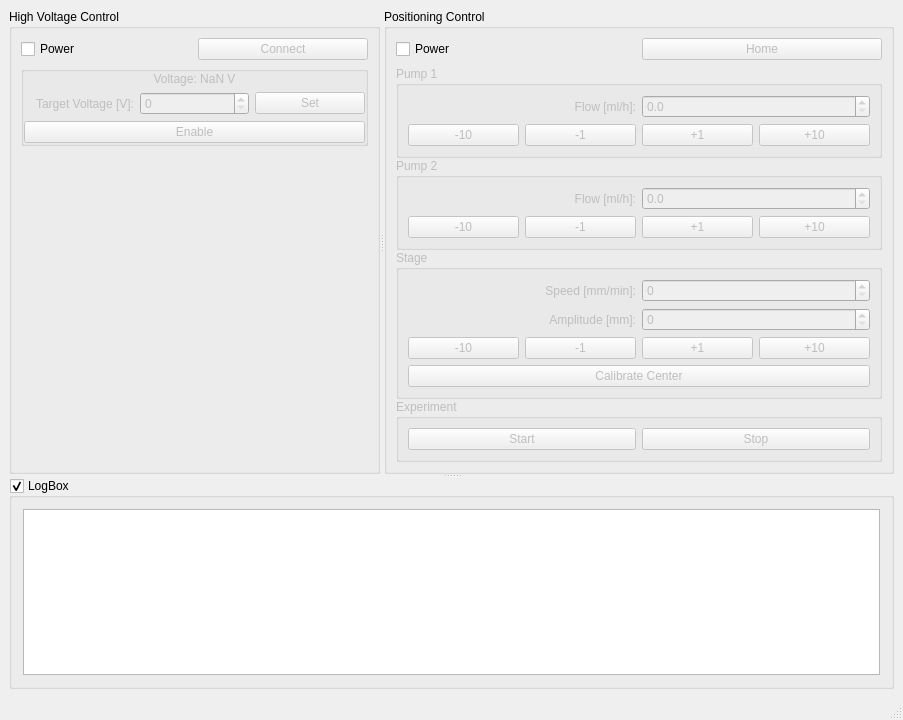
<?xml version="1.0" encoding="UTF-8"?>
<ui version="4.0">
 <class>MainWindow</class>
 <widget class="QMainWindow" name="MainWindow">
  <property name="geometry">
   <rect>
    <x>0</x>
    <y>0</y>
    <width>903</width>
    <height>720</height>
   </rect>
  </property>
  <property name="windowTitle">
   <string>MainWindow</string>
  </property>
  <widget class="QWidget" name="centralwidget">
   <layout class="QVBoxLayout" name="verticalLayout">
    <item>
     <widget class="QSplitter" name="log_box_splitter">
      <property name="orientation">
       <enum>Qt::Orientation::Vertical</enum>
      </property>
      <widget class="QWidget" name="main_widget" native="true">
       <layout class="QHBoxLayout" name="horizontalLayout">
        <property name="spacing">
         <number>7</number>
        </property>
        <property name="leftMargin">
         <number>0</number>
        </property>
        <property name="topMargin">
         <number>0</number>
        </property>
        <property name="rightMargin">
         <number>0</number>
        </property>
        <property name="bottomMargin">
         <number>0</number>
        </property>
        <item>
         <widget class="QSplitter" name="main_widget_splitter">
          <property name="orientation">
           <enum>Qt::Orientation::Horizontal</enum>
          </property>
          <widget class="QGroupBox" name="HV_groupBox">
           <property name="sizePolicy">
            <sizepolicy hsizetype="Minimum" vsizetype="Preferred">
             <horstretch>0</horstretch>
             <verstretch>0</verstretch>
            </sizepolicy>
           </property>
           <property name="title">
            <string>High Voltage Control</string>
           </property>
           <layout class="QGridLayout" name="gridLayout">
            <item row="2" column="1">
             <widget class="QPushButton" name="HV_connect_pushButton">
              <property name="enabled">
               <bool>false</bool>
              </property>
              <property name="text">
               <string>Connect</string>
              </property>
             </widget>
            </item>
            <item row="2" column="0">
             <widget class="QCheckBox" name="HV_power_checkBox">
              <property name="text">
               <string>Power</string>
              </property>
             </widget>
            </item>
            <item row="4" column="0" colspan="2">
             <spacer name="HV_verticalSpacer">
              <property name="orientation">
               <enum>Qt::Orientation::Vertical</enum>
              </property>
              <property name="sizeHint" stdset="0">
               <size>
                <width>20</width>
                <height>40</height>
               </size>
              </property>
             </spacer>
            </item>
            <item row="3" column="0" colspan="2">
             <widget class="QGroupBox" name="HV_connected_groupBox">
              <property name="enabled">
               <bool>false</bool>
              </property>
              <layout class="QGridLayout" name="gridLayout_2">
               <property name="leftMargin">
                <number>0</number>
               </property>
               <property name="topMargin">
                <number>0</number>
               </property>
               <property name="rightMargin">
                <number>0</number>
               </property>
               <property name="bottomMargin">
                <number>0</number>
               </property>
               <property name="spacing">
                <number>6</number>
               </property>
               <item row="0" column="0" colspan="3">
                <widget class="QLabel" name="HV_live_voltage_label">
                 <property name="styleSheet">
                  <string notr="true">font: 24pt &quot;Segoe UI&quot;;</string>
                 </property>
                 <property name="text">
                  <string>Voltage: NaN V</string>
                 </property>
                 <property name="textFormat">
                  <enum>Qt::TextFormat::PlainText</enum>
                 </property>
                 <property name="alignment">
                  <set>Qt::AlignmentFlag::AlignCenter</set>
                 </property>
                </widget>
               </item>
               <item row="1" column="0">
                <widget class="QLabel" name="HV_target_voltage_label">
                 <property name="text">
                  <string>Target Voltage [V]:</string>
                 </property>
                 <property name="alignment">
                  <set>Qt::AlignmentFlag::AlignRight|Qt::AlignmentFlag::AlignTrailing|Qt::AlignmentFlag::AlignVCenter</set>
                 </property>
                </widget>
               </item>
               <item row="1" column="1">
                <widget class="QSpinBox" name="spinBox">
                 <property name="maximum">
                  <number>30000</number>
                 </property>
                 <property name="singleStep">
                  <number>1000</number>
                 </property>
                </widget>
               </item>
               <item row="1" column="2">
                <widget class="QPushButton" name="HV_set_target_voltage_pushButton">
                 <property name="text">
                  <string>Set</string>
                 </property>
                </widget>
               </item>
               <item row="2" column="0" colspan="3">
                <widget class="QPushButton" name="HV_enable_pushButton">
                 <property name="text">
                  <string>Enable</string>
                 </property>
                </widget>
               </item>
              </layout>
             </widget>
            </item>
           </layout>
          </widget>
          <widget class="QGroupBox" name="positioning_groupBox">
           <property name="sizePolicy">
            <sizepolicy hsizetype="Expanding" vsizetype="Preferred">
             <horstretch>0</horstretch>
             <verstretch>0</verstretch>
            </sizepolicy>
           </property>
           <property name="title">
            <string>Positioning Control</string>
           </property>
           <layout class="QGridLayout" name="gridLayout_3">
            <item row="1" column="0" colspan="2">
             <widget class="QWidget" name="positioning_homing_done_widget" native="true">
              <property name="enabled">
               <bool>false</bool>
              </property>
              <layout class="QVBoxLayout" name="verticalLayout_3">
               <property name="spacing">
                <number>0</number>
               </property>
               <property name="leftMargin">
                <number>0</number>
               </property>
               <property name="topMargin">
                <number>0</number>
               </property>
               <property name="rightMargin">
                <number>0</number>
               </property>
               <property name="bottomMargin">
                <number>0</number>
               </property>
               <item>
                <widget class="QWidget" name="positioning_experimen_running_widget" native="true">
                 <layout class="QVBoxLayout" name="verticalLayout_4">
                  <property name="spacing">
                   <number>0</number>
                  </property>
                  <property name="leftMargin">
                   <number>0</number>
                  </property>
                  <property name="topMargin">
                   <number>0</number>
                  </property>
                  <property name="rightMargin">
                   <number>0</number>
                  </property>
                  <property name="bottomMargin">
                   <number>0</number>
                  </property>
                  <item>
                   <widget class="QGroupBox" name="positioning_pump_1_groupBox">
                    <property name="title">
                     <string>Pump 1</string>
                    </property>
                    <layout class="QGridLayout" name="gridLayout_4">
                     <item row="1" column="3">
                      <widget class="QPushButton" name="positioning_pump_1_move_forward_10_pushButton">
                       <property name="text">
                        <string>+10</string>
                       </property>
                      </widget>
                     </item>
                     <item row="1" column="1">
                      <widget class="QPushButton" name="positioning_pump_1_move_back_1_pushButton">
                       <property name="text">
                        <string>-1</string>
                       </property>
                      </widget>
                     </item>
                     <item row="0" column="0" colspan="2">
                      <widget class="QLabel" name="positioning_pump_1_flow_label">
                       <property name="text">
                        <string>Flow [ml/h]:</string>
                       </property>
                       <property name="alignment">
                        <set>Qt::AlignmentFlag::AlignRight|Qt::AlignmentFlag::AlignTrailing|Qt::AlignmentFlag::AlignVCenter</set>
                       </property>
                      </widget>
                     </item>
                     <item row="1" column="0">
                      <widget class="QPushButton" name="positioning_pump_1_move_back_10_pushButton">
                       <property name="text">
                        <string>-10</string>
                       </property>
                      </widget>
                     </item>
                     <item row="0" column="2" colspan="2">
                      <widget class="QDoubleSpinBox" name="positioning_pump_1_flow_doubleSpinBox">
                       <property name="decimals">
                        <number>1</number>
                       </property>
                      </widget>
                     </item>
                     <item row="1" column="2">
                      <widget class="QPushButton" name="positioning_pump_1_move_forward_1_pushButton">
                       <property name="text">
                        <string>+1</string>
                       </property>
                      </widget>
                     </item>
                    </layout>
                   </widget>
                  </item>
                  <item>
                   <widget class="QGroupBox" name="positioning_pump_2_groupBox">
                    <property name="title">
                     <string>Pump 2</string>
                    </property>
                    <layout class="QGridLayout" name="gridLayout_5">
                     <item row="1" column="3">
                      <widget class="QPushButton" name="positioning_pump_2_move_forward_10_pushButton">
                       <property name="text">
                        <string>+10</string>
                       </property>
                      </widget>
                     </item>
                     <item row="1" column="0">
                      <widget class="QPushButton" name="positioning_pump_2_move_back_10_pushButton">
                       <property name="text">
                        <string>-10</string>
                       </property>
                      </widget>
                     </item>
                     <item row="1" column="2">
                      <widget class="QPushButton" name="positioning_pump_2_move_forward_1_pushButton">
                       <property name="text">
                        <string>+1</string>
                       </property>
                      </widget>
                     </item>
                     <item row="0" column="0" colspan="2">
                      <widget class="QLabel" name="positioning_pump_2_flow_label">
                       <property name="text">
                        <string>Flow [ml/h]:</string>
                       </property>
                       <property name="alignment">
                        <set>Qt::AlignmentFlag::AlignRight|Qt::AlignmentFlag::AlignTrailing|Qt::AlignmentFlag::AlignVCenter</set>
                       </property>
                      </widget>
                     </item>
                     <item row="0" column="2" colspan="2">
                      <widget class="QDoubleSpinBox" name="positioning_pump_2_flow_doubleSpinBox">
                       <property name="decimals">
                        <number>1</number>
                       </property>
                      </widget>
                     </item>
                     <item row="1" column="1">
                      <widget class="QPushButton" name="positioning_pump_2_move_back_1_pushButton">
                       <property name="text">
                        <string>-1</string>
                       </property>
                      </widget>
                     </item>
                    </layout>
                   </widget>
                  </item>
                  <item>
                   <widget class="QGroupBox" name="positioning_stage_groupBox">
                    <property name="title">
                     <string>Stage</string>
                    </property>
                    <layout class="QGridLayout" name="gridLayout_6">
                     <item row="1" column="2" colspan="2">
                      <widget class="QSpinBox" name="positioning_stage_amplitude_spinBox">
                       <property name="maximum">
                        <number>250</number>
                       </property>
                       <property name="singleStep">
                        <number>10</number>
                       </property>
                      </widget>
                     </item>
                     <item row="2" column="3">
                      <widget class="QPushButton" name="positioning_stage_move_forward_10_pushButton">
                       <property name="text">
                        <string>+10</string>
                       </property>
                      </widget>
                     </item>
                     <item row="2" column="1">
                      <widget class="QPushButton" name="positioning_stage_move_back_1_pushButton">
                       <property name="text">
                        <string>-1</string>
                       </property>
                      </widget>
                     </item>
                     <item row="0" column="2" colspan="2">
                      <widget class="QSpinBox" name="positioning_stage_speed_spinBox">
                       <property name="maximum">
                        <number>2000</number>
                       </property>
                       <property name="singleStep">
                        <number>100</number>
                       </property>
                      </widget>
                     </item>
                     <item row="0" column="0" colspan="2">
                      <widget class="QLabel" name="positioning_stage_speed_label">
                       <property name="text">
                        <string>Speed [mm/min]:</string>
                       </property>
                       <property name="alignment">
                        <set>Qt::AlignmentFlag::AlignRight|Qt::AlignmentFlag::AlignTrailing|Qt::AlignmentFlag::AlignVCenter</set>
                       </property>
                      </widget>
                     </item>
                     <item row="1" column="0" colspan="2">
                      <widget class="QLabel" name="positioning_stage_amplitude_label">
                       <property name="text">
                        <string>Amplitude [mm]:</string>
                       </property>
                       <property name="alignment">
                        <set>Qt::AlignmentFlag::AlignRight|Qt::AlignmentFlag::AlignTrailing|Qt::AlignmentFlag::AlignVCenter</set>
                       </property>
                      </widget>
                     </item>
                     <item row="2" column="0">
                      <widget class="QPushButton" name="positioning_stage_move_back_10_pushButton">
                       <property name="text">
                        <string>-10</string>
                       </property>
                      </widget>
                     </item>
                     <item row="2" column="2">
                      <widget class="QPushButton" name="positioning_stage_move_forward_1_pushButton">
                       <property name="text">
                        <string>+1</string>
                       </property>
                      </widget>
                     </item>
                     <item row="3" column="0" colspan="4">
                      <widget class="QPushButton" name="positioning_stage_calibrate_center_pushButton">
                       <property name="toolTip">
                        <string>Move the stage to the left-most position and press &quot;Calibrate Center&quot;.
 New center is in the middle of current position and homing position.</string>
                       </property>
                       <property name="text">
                        <string>Calibrate Center</string>
                       </property>
                      </widget>
                     </item>
                    </layout>
                   </widget>
                  </item>
                 </layout>
                </widget>
               </item>
               <item>
                <widget class="QGroupBox" name="positioning_experiment_groupBox">
                 <property name="title">
                  <string>Experiment</string>
                 </property>
                 <layout class="QGridLayout" name="gridLayout_7">
                  <item row="0" column="0">
                   <widget class="QPushButton" name="positioning_experiment_start_pushButton">
                    <property name="text">
                     <string>Start</string>
                    </property>
                   </widget>
                  </item>
                  <item row="0" column="1">
                   <widget class="QPushButton" name="positioning_experiment_stop_pushButton">
                    <property name="text">
                     <string>Stop</string>
                    </property>
                   </widget>
                  </item>
                 </layout>
                </widget>
               </item>
              </layout>
             </widget>
            </item>
            <item row="0" column="1">
             <widget class="QPushButton" name="positioning_home_pushButton">
              <property name="enabled">
               <bool>false</bool>
              </property>
              <property name="text">
               <string>Home</string>
              </property>
             </widget>
            </item>
            <item row="0" column="0">
             <widget class="QCheckBox" name="positioning_power_checkBox">
              <property name="text">
               <string>Power</string>
              </property>
             </widget>
            </item>
            <item row="2" column="0">
             <spacer name="positioning_verticalSpacer">
              <property name="orientation">
               <enum>Qt::Orientation::Vertical</enum>
              </property>
              <property name="sizeHint" stdset="0">
               <size>
                <width>20</width>
                <height>40</height>
               </size>
              </property>
             </spacer>
            </item>
           </layout>
          </widget>
         </widget>
        </item>
       </layout>
      </widget>
      <widget class="QGroupBox" name="log_box_groupBox">
       <property name="title">
        <string>LogBox</string>
       </property>
       <property name="checkable">
        <bool>true</bool>
       </property>
       <layout class="QVBoxLayout" name="verticalLayout_2">
        <property name="leftMargin">
         <number>11</number>
        </property>
        <property name="topMargin">
         <number>11</number>
        </property>
        <property name="rightMargin">
         <number>11</number>
        </property>
        <property name="bottomMargin">
         <number>11</number>
        </property>
        <item>
         <widget class="QTextBrowser" name="log_box_textBrowser"/>
        </item>
       </layout>
      </widget>
     </widget>
    </item>
   </layout>
  </widget>
  <widget class="QMenuBar" name="menubar">
   <property name="enabled">
    <bool>true</bool>
   </property>
   <property name="geometry">
    <rect>
     <x>0</x>
     <y>0</y>
     <width>903</width>
     <height>33</height>
    </rect>
   </property>
  </widget>
  <widget class="QStatusBar" name="statusbar"/>
 </widget>
 <resources/>
 <connections/>
</ui>
